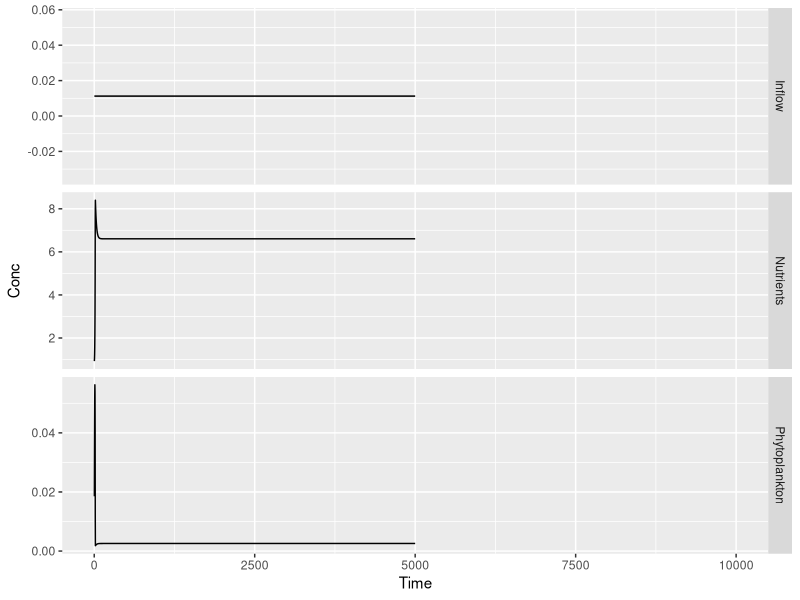

Generate this figure with R:
# Lake Model - Mean Field
# Based on Serizawa et al (2008)

library(ggplot2)

##### Simulation Parameters #####
  dt = 0.01
  t.i = 0
  t.f = 10000
  t = seq(t.i,t.f,by=dt)
  timelength = length(t)
  

##### Model Parameters #####
  mu = 0.5 # max growth rate of phytoplankton
  k = 0.01  # nutrient concentration in phytoplankton
  f.P = 1.8 # max predation rate on phytoplankton
  m.N = 0.015 # removal rate of nutrients
  h.N = 0.005 # half saturation of nutrients
  h.P = 4.0 # half saturation of phytoplankton
  I.N = 0.0225 # base input rate of nutrient
  P.i = 1 # initial concentration of phytoplankton
  N.i = 0.0025 # initial concentration of nutirents


##### Variables #####
  I.N.data = seq(I.N, I.N, length.out = timelength/2) #+ rnorm(timelength, mean = I.N, sd = I.N/10) # input rate of nutrients
  I.N.data = seq(I.N/2, I.N/2, length.out = timelength/2) 
  I.N.data = abs(I.N.data)
  N.data = c(N.i, rep(0, timelength-1)) # Nutrient concentration over time
  P.data = c(P.i, rep(0, timelength-1)) # Phytoplankton concentration over time
  N = N.i # current nutrient concentration
  P = P.i # current phytoplankton concentration
  
##### Functions #####
  
  dN <- function(n,p,i){
    dt*(i - k*mu*n*p/(h.N+n) - N*m.N)
  }
  
  dP <- function(n,p){
    dt*(mu*p*N/(h.N+n) - f.P*p/(h.P+p))
  }
  
  
##### Simulation #####
  for(i in 2:timelength){
    N <- N.data[i-1] + dN(N,P,I.N.data[i])
    P <- P.data[i-1] + dP(N,P)
    N.data[i] <- N
    P.data[i] <- P
  }


##### Plot Parameters #####  
  plot.resolution = 5000
  plot.ti = 0
  plot.tf = 10000
  plot.ti.index = as.integer(plot.ti/dt)
  plot.tf.index = as.integer(plot.tf/dt)
  
 
##### Plotting #####
  
  P.RED <- P.data[seq(plot.ti.index,plot.tf.index,by=as.integer(timelength/plot.resolution))]
  N.RED <- N.data[seq(plot.ti.index,plot.tf.index,by=as.integer(timelength/plot.resolution))]
  I.RED <- I.N.data[seq(plot.ti.index,plot.tf.index,by=as.integer(timelength/plot.resolution))]
  t.RED <- t[seq(plot.ti.index,plot.tf.index,by=as.integer(timelength/plot.resolution))]
  
  
  P.ts <- data.frame(Time = t.RED, Conc = N.RED, Var = rep("Phytoplankton",length(t.RED)))
  N.ts <- data.frame(Time = t.RED, Conc = P.RED, Var = rep("Nutrients",length(t.RED)))
  I.ts <- data.frame(Time = t.RED, Conc = I.RED, Var = rep("Inflow",length(t.RED)))
  
  DATA.ts <- rbind(P.ts, N.ts, I.ts)
  
  p <- ggplot(data = DATA.ts, aes(x=Time,y=Conc)) + geom_line()+facet_grid(Var ~ ., scales = "free")
  p

